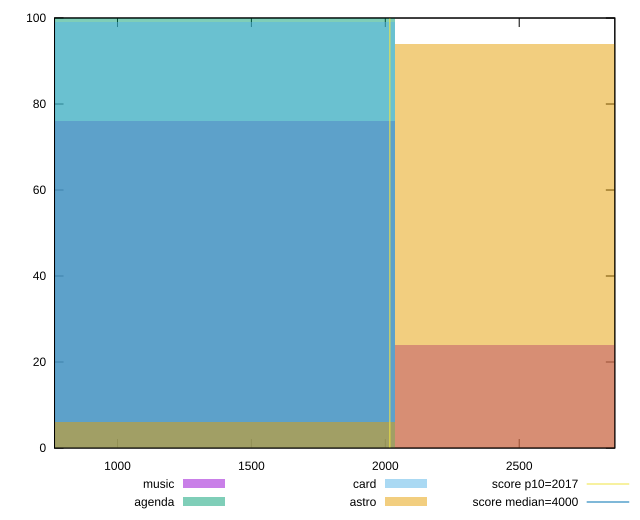

Here is the gnuplot script that generated this plot:
reset

$music <<EOF
2715.9620546776473 24
1357.9810273388237 76
EOF

$agenda <<EOF
1357.9810273388237 100
EOF

$card <<EOF
1357.9810273388237 99
EOF

$astro <<EOF
2715.9620546776473 94
1357.9810273388237 6
EOF

set key outside below
set boxwidth 1357.9810273388237
set xrange [764.9520000000005:2857.007999999998]
set yrange [0:100]
set trange [0:100]
set style fill transparent solid 0.5 noborder

set parametric
set terminal svg size 640, 520 enhanced background rgb 'white'
set output "reports/report_00030_2021-02-24T20-42-31.540Z/mainthread-work-breakdown/comparison/histogram/all_raw.svg"

plot $music title "music" with boxes, \
     $agenda title "agenda" with boxes, \
     $card title "card" with boxes, \
     $astro title "astro" with boxes, \
     2017,t title "score p10=2017", \
     4000,t title "score median=4000"

reset
